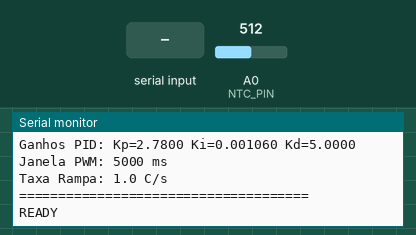
Simulated run of this sketch. Board: Arduino Zero (SAMD21). On the bench: the last lines printed to the serial monitor. The inputs (shaded band) are chosen by the test bench; at power-on: A0 (NTC_PIN) = 512 (analog values on the 0–1023 scale).

Above: at 1.7 s.
1.8 s: "SET_SP,\n" received over Serial
At 3.0 s:
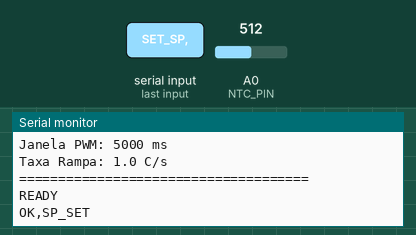
3.3 s: "START_TEST\n" received over Serial
At 4.4 s:
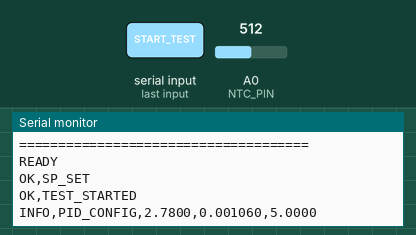
5.3 s: "STOP_TEST\n" received over Serial
At 7.0 s:
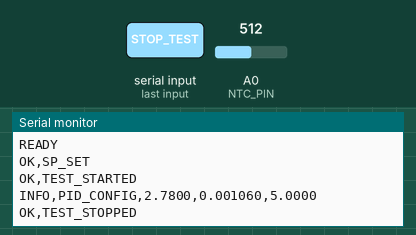
7.5 s: "GET_DATA\n" received over Serial
At 8.7 s:
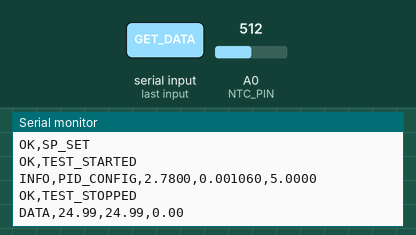
9.0 s: "GET_CONFIG\n" received over Serial
At 9.9 s:
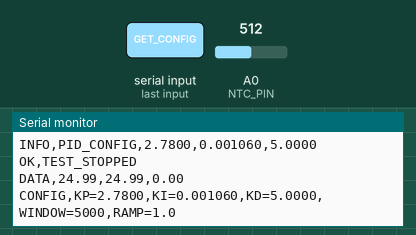

The sketch:

PID_Controller.ino
```cpp
/*
 * =============================================================================
 * TCC - FIRMWARE CONTROLADOR PID DO FORNO (VERSÃO FINAL)
 * =============================================================================
 * MCU: Arduino Nano 33 IoT
 * Autor: [Seu Nome]
 * Data: Janeiro/2026
 *
 * DESCRIÇÃO:
 * Controlador PID para estabilização térmica de forno de burn-in.
 * Ganhos fixos calculados via identificação FOPDT e método SIMC.
 *
 * IMPLEMENTA:
 * 1. Ganhos PID fixos (Kp, Ki, Kd) - NÃO alteráveis em tempo de execução
 * 2. Controle de SSR via Time-Proportioning (PWM Lento, janela 5s)
 * 3. Rampa de Setpoint (1°C/s para evitar overshoot)
 * 4. Anti-Windup (nativo da biblioteca ArduPID)
 * 5. Leitura de NTC Ratiométrica (12-bit, 500 amostras)
 * 6. Protocolo serial para supervisório Python
 *
 * PARÂMETROS IDENTIFICADOS (Step Test 50%, 6074s):
 *   K (ganho)     = 1.56 °C/%
 *   θ (tempo morto) = 150.6 s
 *   τ (constante)   = 1307.2 s
 *   θ/τ            = 0.115 (sistema com tempo morto pequeno)
 *
 * GANHOS SIMC (τc = θ):
 *   Kp = 2.78
 *   Ki = 0.00106 (validado experimentalmente)
 *   Kd = 5.0
 * =============================================================================
 */

#include <ArduPID.h>

// =============================================================================
//   CONFIGURAÇÃO DE HARDWARE
// =============================================================================
const int NTC_PIN = A0;   // Pino do sensor NTC do forno
const int SSR_PIN = A1;   // Pino de controle (via TIP31) para o SSR

// =============================================================================
//   CONSTANTES DO ADC E NTC
// =============================================================================
const float VREF = 3.3f;
const int   ADC_MAX_BITS = 12;
const float ADC_MAX_VALUE = 4095.0f;
const int   ADC_SAMPLES = 500;        // Amostras para média (estabilidade)
const float R_DIVISOR = 10000.0f;     // Resistor do divisor de tensão
const float NTC_R_NOMINAL = 10000.0f; // Resistência nominal do NTC @ 25°C
const float NTC_T_NOMINAL_C = 25.0f;  // Temperatura nominal
const float NTC_B_VALUE = 3950.0f;    // Coeficiente Beta do NTC

// =============================================================================
//   PARÂMETROS DE CONTROLE
// =============================================================================
const long  CONTROL_PERIOD_MS = 5000;    // Janela do time-proportioning (5s)
const float RAMP_RATE_PER_SEC = 1.0f;    // Taxa da rampa: 1°C/segundo

// =============================================================================
//   GANHOS PID (FIXOS - CALCULADOS VIA SIMC)
// =============================================================================
// IMPORTANTE: Estes valores foram validados experimentalmente e NÃO devem
// ser alterados em tempo de execução para garantir repetibilidade dos testes.
const double KP = 2.78;
const double KI = 0.00106;
const double KD = 5.0;

// =============================================================================
//   VARIÁVEIS GLOBAIS
// =============================================================================
double currentCelsius;    // (Input)  Temperatura atual do forno
double pidOutput;         // (Output) Saída do PID (0-100%)
double rampedSetpoint;    // (Setpoint) Setpoint com rampa aplicada

double targetSetpoint = 25.0;  // Setpoint alvo definido pelo usuário
bool testRunning = false;      // Flag de teste em execução

ArduPID myPID;

// Variáveis de temporização
unsigned long ssrWindowStartTime = 0;
unsigned long rampTimer = 0;

// =============================================================================
//   SETUP
// =============================================================================
void setup() {
  Serial.begin(115200);
  while (!Serial);  // Aguarda conexão USB

  analogReadResolution(ADC_MAX_BITS);

  pinMode(SSR_PIN, OUTPUT);
  digitalWrite(SSR_PIN, LOW);

  // --- Inicialização do PID ---
  currentCelsius = getOvenTemperature();
  rampedSetpoint = currentCelsius;
  targetSetpoint = currentCelsius;

  myPID.begin(&currentCelsius, &pidOutput, &rampedSetpoint, KP, KI, KD);
  myPID.setOutputLimits(0, 100);
  myPID.setWindUpLimits(0, 100);
  myPID.setSampleTime(CONTROL_PERIOD_MS);

  // NOTA: Dead Band removido para permitir acúmulo contínuo do termo integral
  // myPID.setDeadBand(-0.2, 0.2);  // DESABILITADO

  myPID.stop();
  myPID.reset();
  pidOutput = 0;

  // --- Mensagem de inicialização com parâmetros ---
  Serial.println("=====================================");
  Serial.println("TCC - Controlador PID do Forno");
  Serial.println("=====================================");
  Serial.print("Ganhos PID: Kp=");
  Serial.print(KP, 4);
  Serial.print(" Ki=");
  Serial.print(KI, 6);
  Serial.print(" Kd=");
  Serial.println(KD, 4);
  Serial.print("Janela PWM: ");
  Serial.print(CONTROL_PERIOD_MS);
  Serial.println(" ms");
  Serial.print("Taxa Rampa: ");
  Serial.print(RAMP_RATE_PER_SEC, 1);
  Serial.println(" C/s");
  Serial.println("=====================================");
  Serial.println("READY");
}

// =============================================================================
//   LOOP PRINCIPAL
// =============================================================================
void loop() {
  // 1. Processa comandos seriais
  handleSerialCommands();

  if (!testRunning) {
    digitalWrite(SSR_PIN, LOW);
    return;
  }

  // 2. Atualiza leitura do sensor
  currentCelsius = getOvenTemperature();

  // 3. Atualiza rampa de setpoint
  updateSetpointRamp();

  // 4. Calcula saída do PID
  myPID.compute();

  // 5. Atua no SSR (time-proportioning)
  runSsrControl(pidOutput);
}

// =============================================================================
//   FUNÇÕES DE CONTROLE
// =============================================================================

/**
 * Atualiza o setpoint com rampa suave
 */
void updateSetpointRamp() {
  unsigned long currentMillis = millis();

  if (currentMillis - rampTimer >= 1000) {
    rampTimer = currentMillis;

    float maxChange = RAMP_RATE_PER_SEC * 1.0;

    if (targetSetpoint > rampedSetpoint) {
      rampedSetpoint += maxChange;
      if (rampedSetpoint > targetSetpoint) {
        rampedSetpoint = targetSetpoint;
      }
    }
    else if (targetSetpoint < rampedSetpoint) {
      rampedSetpoint -= maxChange;
      if (rampedSetpoint < targetSetpoint) {
        rampedSetpoint = targetSetpoint;
      }
    }
  }
}

/**
 * Interpreta comandos seriais do supervisório Python
 *
 * COMANDOS SUPORTADOS:
 *   SET_SP,<valor>  - Define setpoint alvo (°C)
 *   START_TEST      - Inicia o controle PID
 *   STOP_TEST       - Para o controle PID
 *   GET_DATA        - Retorna dados atuais
 *   GET_CONFIG      - Retorna configuração do sistema
 */
void handleSerialCommands() {
  if (Serial.available() > 0) {
    String cmd = Serial.readStringUntil('\n');
    cmd.trim();

    // SET_SP,<valor> - Define setpoint
    if (cmd.startsWith("SET_SP,")) {
      targetSetpoint = cmd.substring(7).toFloat();
      Serial.println("OK,SP_SET");
    }

    // START_TEST - Inicia o teste
    else if (cmd.equals("START_TEST")) {
      currentCelsius = getOvenTemperature();
      rampedSetpoint = currentCelsius;
      myPID.reset();
      myPID.start();

      rampTimer = millis();

      testRunning = true;
      Serial.println("OK,TEST_STARTED");

      // Log dos parâmetros no início do teste
      Serial.print("INFO,PID_CONFIG,");
      Serial.print(KP, 4);
      Serial.print(",");
      Serial.print(KI, 6);
      Serial.print(",");
      Serial.println(KD, 4);
    }

    // STOP_TEST - Para o teste
    else if (cmd.equals("STOP_TEST")) {
      myPID.stop();
      myPID.reset();
      testRunning = false;
      digitalWrite(SSR_PIN, LOW);
      targetSetpoint = getOvenTemperature();
      rampedSetpoint = targetSetpoint;
      Serial.println("OK,TEST_STOPPED");
    }

    // GET_DATA - Retorna dados atuais
    else if (cmd.equals("GET_DATA")) {
      // Formato: DATA,TempAtual,SetpointRampa,SaidaPID
      Serial.print("DATA,");
      Serial.print(currentCelsius, 2);
      Serial.print(",");
      Serial.print(rampedSetpoint, 2);
      Serial.print(",");
      Serial.println(pidOutput, 2);
    }

    // GET_CONFIG - Retorna configuração (para verificação)
    else if (cmd.equals("GET_CONFIG")) {
      Serial.print("CONFIG,KP=");
      Serial.print(KP, 4);
      Serial.print(",KI=");
      Serial.print(KI, 6);
      Serial.print(",KD=");
      Serial.print(KD, 4);
      Serial.print(",WINDOW=");
      Serial.print(CONTROL_PERIOD_MS);
      Serial.print(",RAMP=");
      Serial.println(RAMP_RATE_PER_SEC, 1);
    }
  }
}

/**
 * Controle Time-Proportioning do SSR
 * Converte a saída do PID (0-100%) em tempo ligado dentro da janela
 */
void runSsrControl(double dutyCycleOut) {
  unsigned long currentMillis = millis();

  if (currentMillis - ssrWindowStartTime >= CONTROL_PERIOD_MS) {
    ssrWindowStartTime = currentMillis;
  }

  unsigned long onTime_ms = (CONTROL_PERIOD_MS * dutyCycleOut) / 100.0;

  if (currentMillis - ssrWindowStartTime < onTime_ms) {
    digitalWrite(SSR_PIN, HIGH);
  } else {
    digitalWrite(SSR_PIN, LOW);
  }
}

// =============================================================================
//   FUNÇÕES DE LEITURA DO SENSOR
// =============================================================================

/**
 * Lê a temperatura do forno via NTC
 */
float getOvenTemperature() {
  float adc_avg = adc_read_averaged(NTC_PIN, ADC_SAMPLES);
  float r_ntc = ntc_resistance_from_adc(adc_avg);
  float celsius = ntc_temp_from_resistance(r_ntc);
  return celsius;
}

/**
 * Leitura ADC com média de múltiplas amostras
 */
float adc_read_averaged(int pin, int samples) {
  uint32_t sum = 0;
  for(int i = 0; i < samples; i++) {
    sum += analogRead(pin);
    delay(1);
  }
  return (float)sum / (float)samples;
}

/**
 * Calcula resistência do NTC (método ratiométrico)
 * Circuito: VREF --- [R_DIVISOR] --- ADC_PIN --- [NTC] --- GND
 */
float ntc_resistance_from_adc(float adc_avg_val) {
  if (adc_avg_val >= ADC_MAX_VALUE - 1) {
    return 9999999.0f;
  }
  if (adc_avg_val < 1.0f) {
    return 0.1f;
  }

  float r_ntc = R_DIVISOR * (adc_avg_val / (ADC_MAX_VALUE - adc_avg_val));
  return r_ntc;
}

/**
 * Converte resistência em temperatura usando equação Beta
 */
float ntc_temp_from_resistance(float R_ntc) {
  const float T0_K = NTC_T_NOMINAL_C + 273.15f;
  float invT = 1.0f / T0_K + (1.0f / NTC_B_VALUE) * log(R_ntc / NTC_R_NOMINAL);
  float T_K = 1.0f / invT;
  return T_K - 273.15f;
}
```

Measured:
- after the input at 1.8 s, the serial monitor: prints a new line at once (image 1)
- after the input at 3.3 s, the serial monitor: prints a new line after 0.56 s (image 2)
- after the input at 5.3 s, the serial monitor: prints a new line after 0.78 s (image 3)
- after the input at 7.5 s, the serial monitor: prints a new line at once (image 4)
- after the input at 9.0 s, the serial monitor: prints a new line at once (image 5)
